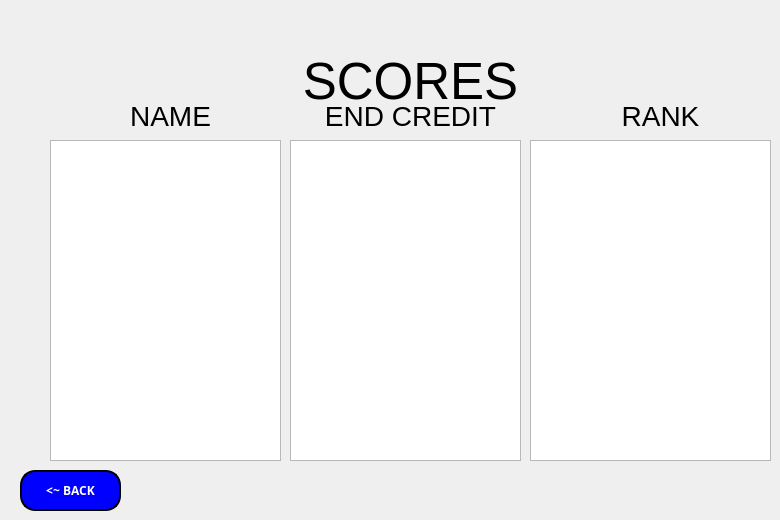
    <widget class="QWidget" name="leaderBoardPage">
     <widget class="QPushButton" name="leaderBoardBackButton">
      <property name="geometry">
       <rect>
        <x>20</x>
        <y>470</y>
        <width>101</width>
        <height>41</height>
       </rect>
      </property>
      <property name="font">
       <font>
        <family>Segoe Script</family>
        <pointsize>-1</pointsize>
        <bold>true</bold>
        <underline>false</underline>
       </font>
      </property>
      <property name="cursor">
       <cursorShape>PointingHandCursor</cursorShape>
      </property>
      <property name="styleSheet">
       <string notr="true">QPushButton {
        color: white;
        background-color: blue;
        border: 2px solid black;
        border-radius: 15px; 
        padding: 10px 20px;
        font-size: 12px;
        font-weight: bold;
        text-align: center;
    }

    QPushButton:hover {
        background-color: #45a049; 
        border: 2px solid green;
    }

    QPushButton:pressed {
        background-color: #388e3c; 
        border: 2px solid #e6b800;
    }

    QPushButton:focus {
        outline: none;
    }</string>
      </property>
      <property name="text">
       <string>&lt;~ BACK</string>
      </property>
     </widget>
     <widget class="QTextBrowser" name="leaderBoardNames">
      <property name="geometry">
       <rect>
        <x>50</x>
        <y>140</y>
        <width>231</width>
        <height>321</height>
       </rect>
      </property>
     </widget>
     <widget class="QLabel" name="label_18">
      <property name="geometry">
       <rect>
        <x>50</x>
        <y>60</y>
        <width>721</width>
        <height>41</height>
       </rect>
      </property>
      <property name="font">
       <font>
        <pointsize>38</pointsize>
       </font>
      </property>
      <property name="text">
       <string>SCORES</string>
      </property>
      <property name="alignment">
       <set>Qt::AlignmentFlag::AlignCenter</set>
      </property>
     </widget>
     <widget class="QTextBrowser" name="leaderBoardRanks">
      <property name="geometry">
       <rect>
        <x>530</x>
        <y>140</y>
        <width>241</width>
        <height>321</height>
       </rect>
      </property>
     </widget>
     <widget class="QTextBrowser" name="leaderBoardCredits">
      <property name="geometry">
       <rect>
        <x>290</x>
        <y>140</y>
        <width>231</width>
        <height>321</height>
       </rect>
      </property>
     </widget>
     <widget class="QLabel" name="label_19">
      <property name="geometry">
       <rect>
        <x>60</x>
        <y>100</y>
        <width>221</width>
        <height>31</height>
       </rect>
      </property>
      <property name="font">
       <font>
        <pointsize>21</pointsize>
       </font>
      </property>
      <property name="text">
       <string>NAME</string>
      </property>
      <property name="alignment">
       <set>Qt::AlignmentFlag::AlignCenter</set>
      </property>
     </widget>
     <widget class="QLabel" name="label_26">
      <property name="geometry">
       <rect>
        <x>300</x>
        <y>100</y>
        <width>221</width>
        <height>31</height>
       </rect>
      </property>
      <property name="font">
       <font>
        <pointsize>21</pointsize>
       </font>
      </property>
      <property name="text">
       <string>END CREDIT</string>
      </property>
      <property name="alignment">
       <set>Qt::AlignmentFlag::AlignCenter</set>
      </property>
     </widget>
     <widget class="QLabel" name="label_27">
      <property name="geometry">
       <rect>
        <x>550</x>
        <y>100</y>
        <width>221</width>
        <height>31</height>
       </rect>
      </property>
      <property name="font">
       <font>
        <pointsize>21</pointsize>
       </font>
      </property>
      <property name="text">
       <string>RANK</string>
      </property>
      <property name="alignment">
       <set>Qt::AlignmentFlag::AlignCenter</set>
      </property>
     </widget>
    </widget>
